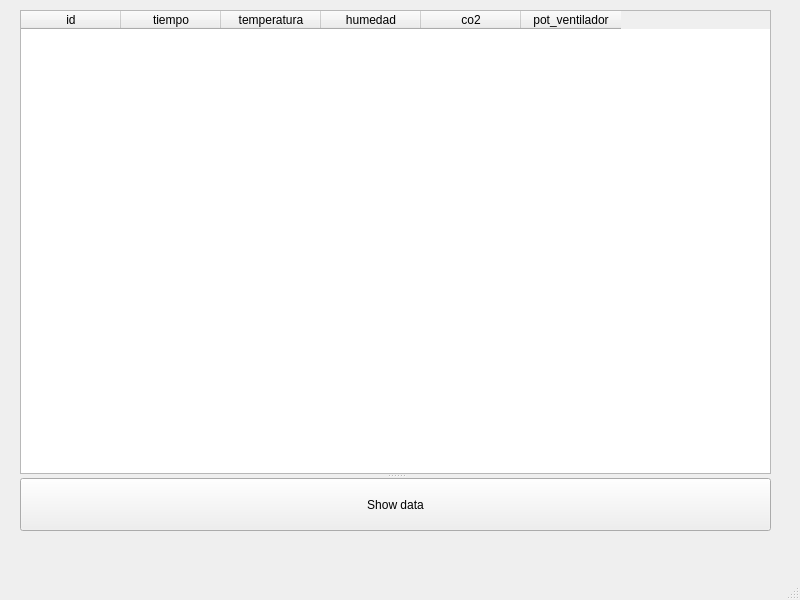
<?xml version="1.0" encoding="UTF-8"?>
<ui version="4.0">
 <class>MainWindow</class>
 <widget class="QMainWindow" name="MainWindow">
  <property name="geometry">
   <rect>
    <x>0</x>
    <y>0</y>
    <width>800</width>
    <height>600</height>
   </rect>
  </property>
  <property name="windowTitle">
   <string>MainWindow</string>
  </property>
  <widget class="QWidget" name="centralwidget">
   <widget class="QSplitter" name="splitter">
    <property name="geometry">
     <rect>
      <x>20</x>
      <y>10</y>
      <width>751</width>
      <height>521</height>
     </rect>
    </property>
    <property name="orientation">
     <enum>Qt::Orientation::Vertical</enum>
    </property>
    <widget class="QTableWidget" name="tableWidget">
     <column>
      <property name="text">
       <string>id</string>
      </property>
     </column>
     <column>
      <property name="text">
       <string>tiempo</string>
      </property>
     </column>
     <column>
      <property name="text">
       <string>temperatura</string>
      </property>
     </column>
     <column>
      <property name="text">
       <string>humedad</string>
      </property>
     </column>
     <column>
      <property name="text">
       <string>co2</string>
      </property>
     </column>
     <column>
      <property name="text">
       <string>pot_ventilador</string>
      </property>
     </column>
    </widget>
    <widget class="QPushButton" name="btnMostrar">
     <property name="text">
      <string>Show data</string>
     </property>
    </widget>
   </widget>
  </widget>
  <widget class="QMenuBar" name="menubar">
   <property name="geometry">
    <rect>
     <x>0</x>
     <y>0</y>
     <width>800</width>
     <height>22</height>
    </rect>
   </property>
  </widget>
  <widget class="QStatusBar" name="statusbar"/>
 </widget>
 <resources/>
 <connections/>
</ui>
